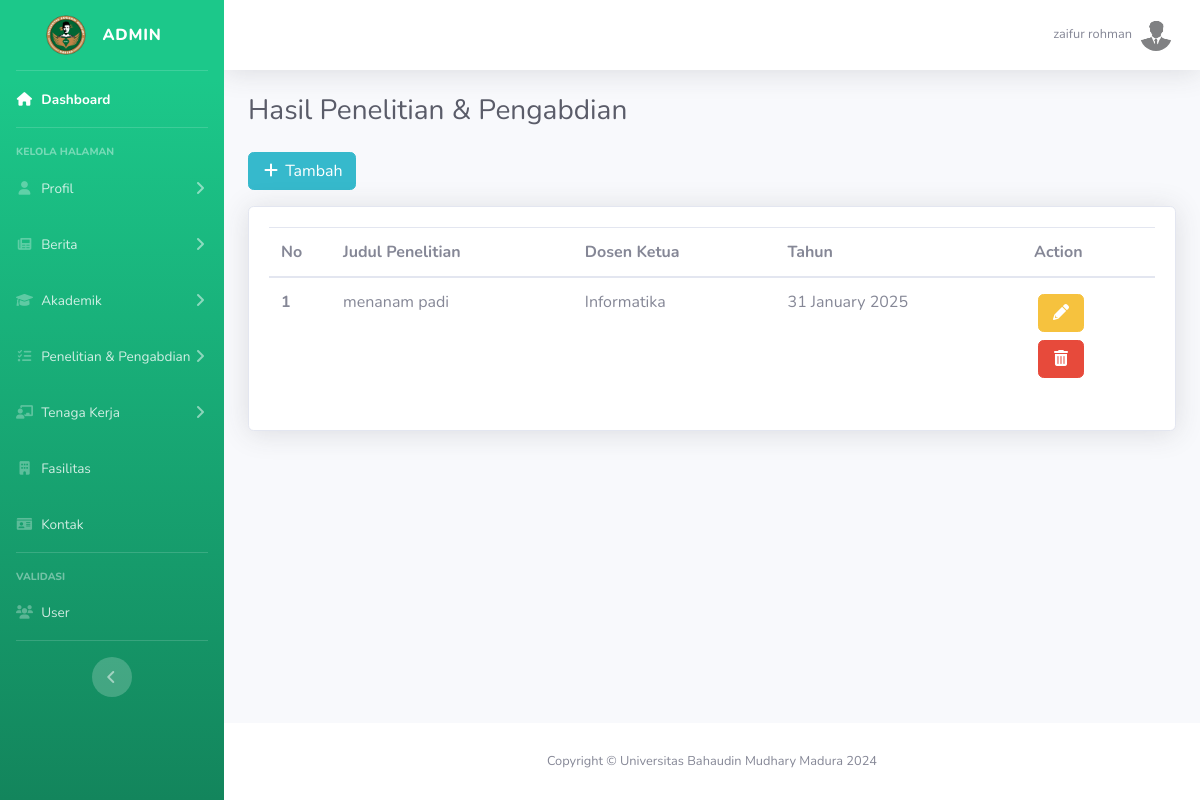
The app's page /backend/hasil.php (signed in) with its own data.
### tables this page shows
CREATE TABLE `hasil` (
  `id` int(11) NOT NULL,
  `penelitian` text NOT NULL,
  `dosen` text NOT NULL,
  `tahun` date NOT NULL
);

### controllerBackend/hasil.php (called while the page is built, shortened)
<?php
include('../db/koneksi.php');
$sql = "SELECT * FROM hasil";
$result = $conn->query($sql);
?>

### backend/hasil.php (the view, shortened to what this page needs)
<!DOCTYPE html>
<html lang="en">
<head>
<?php
include('../controllerBackend/hasil.php');
include('../template/header_admin.php');
?>
<div class="container-fluid">
    <div class="d-sm-flex align-items-center justify-content-between mb-4">
        <h1 class="h3 mb-0 text-gray-800">Hasil Penelitian & Pengabdian</h1>
    </div>
    <a href="../tambah/hasil.php" class="btn btn-info mb-3"><i class="fas fa-fw fa-plus"></i> Tambah</a>
    <div class="card shadow mb-4">
        <div class="card-body">
            <table class="table" width="100%">
                <thead>
                    <tr>
                        <th width="7%" scope="col">No</th>
                        <th scope="col">Judul Penelitian</th>
                        <th scope="col">Dosen Ketua</th>
                        <th scope="col">Tahun</th>
                        <th width="15%" scope="col">Action</th>
                    </tr>
                </thead>
                <tbody>
                <?php
                $no = 1;
                while($h = $result->fetch_assoc()) {
                    $tahun = $h['tahun'];
                    $date = strftime("%d %B %Y", strtotime($tahun));
                ?>
                    <tr>
                        <th class="m-1" scope="row"><?= $no++ ?></th>
                        <td class="m-1" ><?= $h['penelitian'] ?></td>
                        <td class="m-1" ><?= $h['dosen'] ?></td>
                        <td class="m-1" ><?= $date ?></td>
                        <td>
                            <a href="../edit/hasil.php?id=<?= $h['id'] ?>" type="button" class="btn btn-warning m-1">
                                <i class="fas fa-fw fa-pencil-alt"></i>
                            </a>
                            <a href="hasil.php?action=hapus&id=<?= $h['id'] ?>" class="btn btn-danger m-1" type="button">
                                <i class="fas fa-fw fa-trash-can"></i>
                            </a>
                        </td>
                    </tr>
                    <?php }
                ?>
                </tbody>
            </table>
        </div>
    </div>
</div>
<?php
include('../template/footer_admin.php');
?>

### records on screen
hasil: penelitian "menanam padi", dosen "Informatika", tahun "31 January 2025"

### other values on screen
$nama "zaifur rohman"
